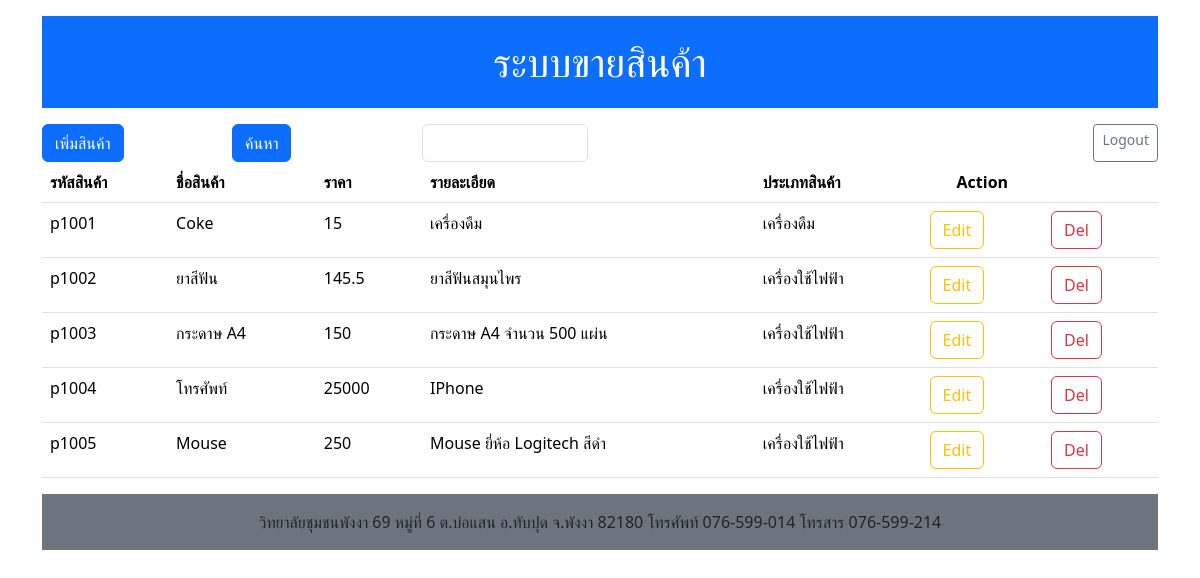
The app's page /back-end/showproduct.php (signed in), older data.
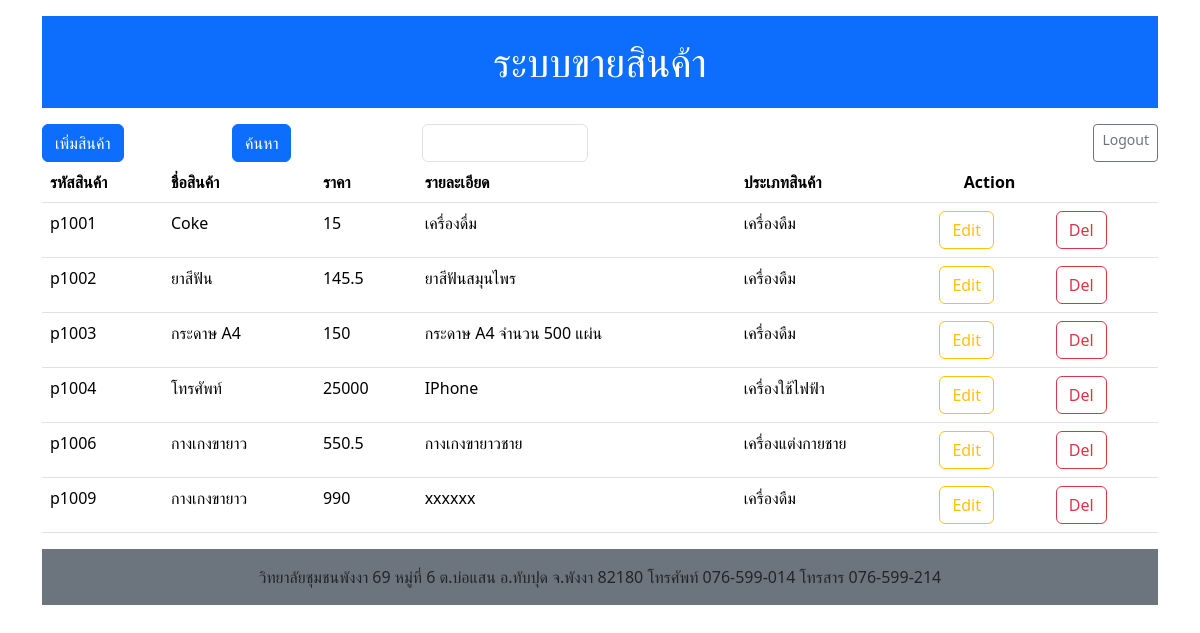
The same page, newer data.
### tables this page shows
CREATE TABLE `product` (
  `p_id` varchar(10) NOT NULL,
  `p_name` varchar(50) NOT NULL,
  `p_price` float NOT NULL,
  `p_detail` varchar(100) NOT NULL,
  `t_id` varchar(5) NOT NULL
);

CREATE TABLE `type` (
  `t_id` varchar(5) NOT NULL,
  `t_name` varchar(50) NOT NULL
);

### back-end/showproduct.php (the view, shortened to what this page needs)
<?php
    if(isset($_SESSION['username']) && $_SESSION['username'] != null && isset($_SESSION['password']) && $_SESSION['password'] != null){
?>
<!DOCTYPE html>
<html lang="en">
<head>
    <link rel="stylesheet" href="../../bootstrap-5.3.0/css/bootstrap.min.css">
</head>
<body>
<div class='container'>
<?php  include('header.php');   ?>
<?php
include_once('db.php');
$sql = "SELECT  p_id, p_name, p_price, p_detail, t_name
        FROM product
        LEFT JOIN type
        ON product.t_id = type.t_id";
$result = $conn->query($sql);  ?>
    <div class='row'>
        <div class="col-2">
            <a href='formaddproduct.php' class='btn btn-primary'>เพิ่มสินค้า</a>
        </div>
        <div class='col-2'>
            <form action='' method='GET' >
            <input class='btn btn-primary' type='submit' value='ค้นหา'  name='find_by_id'/>
        </div>
        <div class='col-2'>
            <input class='form-control' type='text' value=''  name='p_id'/>
        </div>
        <div class="col d-flex justify-content-end">
            <a href="delsession.php" class="btn btn-sm btn-outline-secondary">Logout</a>
        </div>
    </div>
<table class='table table-hover'>
<?php
if ($result->num_rows > 0) {
    echo "<thead><tr>
        <th>รหัสสินค้า</th>
        <th>ชื่อสินค้า</th>
        <th>ราคา</th>
        <th>รายละเอียด</th>
        <th>ประเภทสินค้า</th>
        <th cols='2' class='text-center'>Action</th>
        <th></th>
        </tr></thead><tbody>";
    while($row = $result->fetch_assoc()) {
        echo "<tr>";
        $p_id = $row['p_id'];
        echo "<td>" .$p_id. "</td>";
        echo "<td>" .$row['p_name']. "</td>";
        echo "<td>" .$row['p_price']. "</td>";
        echo "<td>" .$row['p_detail']. "</td>";
        echo "<td>" .$row['t_name']. "</td>";
        echo "<td><a class='btn btn-outline-warning' href='editproduct.php?p_id=".$p_id."'>Edit</a></td>";
        echo "<td><a class='btn btn-outline-danger' href='delete_product_by_id.php?p_id=".$p_id."'>Del</a></td>";
        echo "</tr>";
}
} else {
    echo "0 results";
}
echo "</table>";
?>
<?php  include('footer.php'); ?>
</div>
</body>
</html>
<?php
    }else{
        header( "location: index.php" );
        exit(0);
    }
?>

Row changes from the older to the newer data that the page shows:
removed product: p_id "p1005", p_name "Mouse", p_price "250", p_detail "Mouse ยี่ห้อ Logitech สีดำ", t.t_name "เครื่องใช้ไฟฟ้า"
changed product "Coke": p_detail "เครื่องดืม" → "เครื่องดื่ม"
changed product "ยาสีฟัน": t.t_name "เครื่องใช้ไฟฟ้า" → "เครื่องดืม"
changed product "กระดาษ A4": t.t_name "เครื่องใช้ไฟฟ้า" → "เครื่องดืม"
added product: p_id "p1006", p_name "กางเกงขายาว", p_price "550.5", p_detail "กางเกงขายาวชาย", t.t_name "เครื่องแต่งกายชาย"
added product: p_id "p1009", p_name "กางเกงขายาว", p_price "990", p_detail "xxxxxx", t.t_name "เครื่องดืม"
